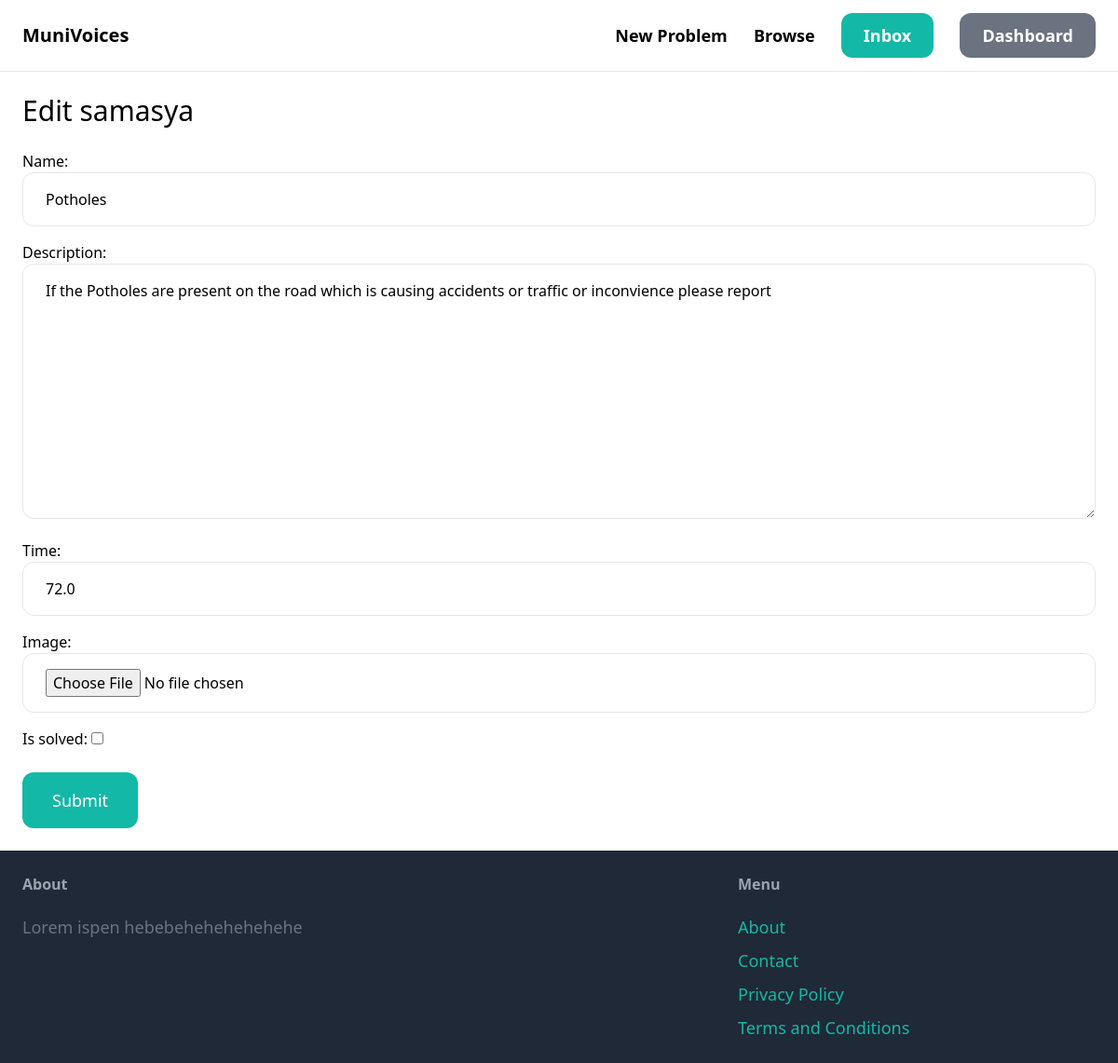
Screenshot of /samasya/2/edit (signed in) with the database file from the repository.
### samasya/models.py (models this page shows, shortened)
class Samasya(models.Model):
    category=models.ForeignKey(Category, related_name='samasyas',on_delete=models.CASCADE)
    name= models.CharField(max_length=255)
    description=models.TextField(blank=True, null=True)
    time=models.FloatField()
    image=models.ImageField(upload_to='samaya_images',blank=True,null=True) # for images i installed pillows
    is_solved=models.BooleanField(default=False)
    submitted_by=models.ForeignKey(User, related_name='samasyas', on_delete=models.CASCADE)
    submitted_at=models.DateTimeField(auto_now_add=True)
    class Meta:
        ordering=('name',) #this is like order by , by alpabhet arrange kiya
        verbose_name_plural='Samasya'

### samasya/views.py (the view)
# urls.py: path('<int:pk>/edit',views.edit, name='edit'),
@login_required
def edit(request, pk):
    samasya = get_object_or_404(Samasya, pk=pk, submitted_by=request.user)
    if request.method == 'POST':
        form = EditSamasyaForm(request.POST, request.FILES, instance=samasya)
        if form.is_valid():
            form.save()
            return redirect('samasya:detail', pk=samasya.id)
    else:
        form = EditSamasyaForm(instance=samasya)
    return render(request, 'samasya/form.html', {
        'form': form,
        'title': 'Edit samasya',
    })

### samasya/forms.py
class EditSamasyaForm(forms.ModelForm):
    class Meta:
        model = Samasya
        fields = ('name', 'description', 'time', 'image', 'is_solved')
        widgets = {
            'name': forms.TextInput(attrs={
                'class': INPUT_CLASSES
            }),
            'description': forms.Textarea(attrs={
                'class': INPUT_CLASSES
            }),
            'time': forms.TextInput(attrs={
                'class': INPUT_CLASSES
            }),
            'image': forms.FileInput(attrs={
                'class': INPUT_CLASSES
            })
        }

### samasya/templates/samasya/form.html (shortened to what this page needs)
{% extends 'core/base.html' %}
{% block content %}
<h1 class="mb-6 text-3xl">{{ title }}</h1>
<form method="post" action="." enctype="multipart/form-data">
    <div class="space-y-4">
        {{ form.as_p }}
    </div>
    <button class="mt-6 py-4 px-8 text-lg bg-teal-500 hover:bg-teal-700 rounded-xl text-white">Submit</button>
</form>
{% endblock %}

### rows the page displays
Samasya: name "Potholes", description "If the Potholes are present on the road which is causing accidents or traffic or inconvience please report", time "72.0"

### other values shown
{{ title }} "Edit samasya"
